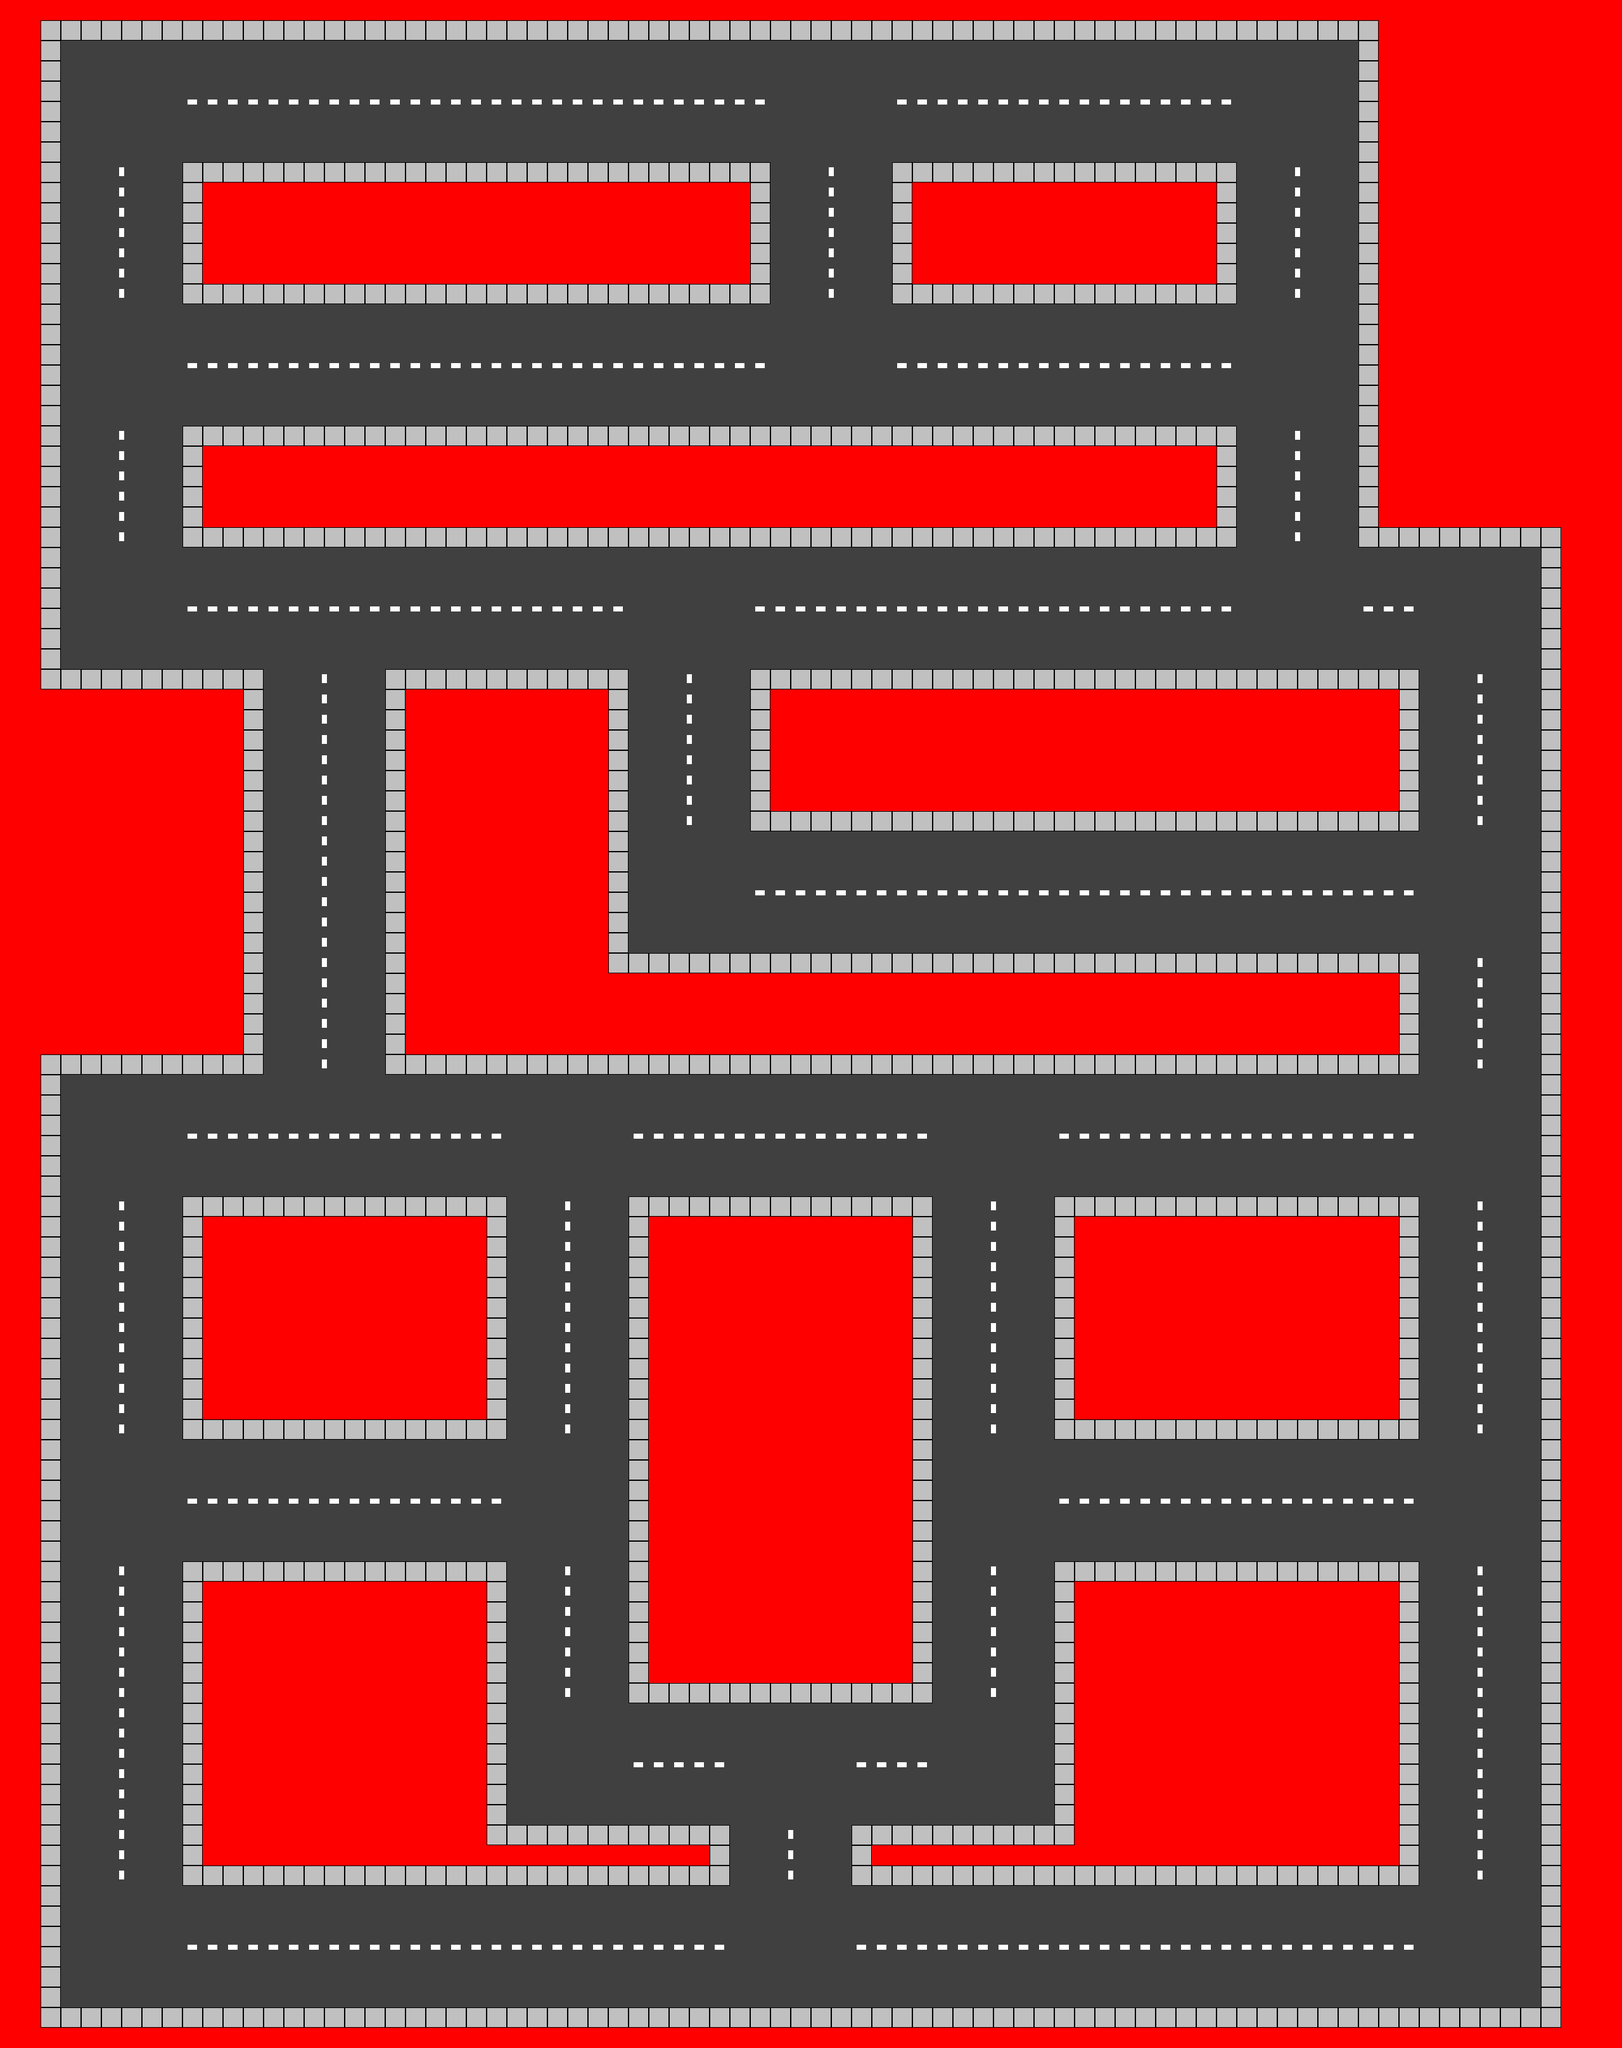

Tiled map render using the project's own tile images. Description and the map definition, with tile-layer contents summarised, below:
An orthogonal 80x101 tile map with 32x32 px tiles, 3 tile layers (Road, Pavement, Buildings) and 20 objects.

<map version="1.0" orientation="orthogonal" width="80" height="101" tilewidth="32" tileheight="32">
 <tileset firstgid="1" name="Road-Aidan" tilewidth="32" tileheight="32">
  <image source="Tilesets/Road-Aidan.png" width="1024" height="1024" />
 </tileset>
 <layer name="Road" width="80" height="101">
  <data>[8080 cells, 3961 non-empty, 52 distinct tile ids]</data>
 </layer>
 <layer name="Pavement" width="80" height="101">
  <data>[8080 cells, 1178 non-empty, 2 distinct tile ids]</data>
 </layer>
 <layer name="Buildings" width="80" height="101">
  <data>[8080 cells, 3116 non-empty, 3 distinct tile ids]</data>
 </layer>
 <objectgroup name="box2D" width="80" height="101">
  <object x="0" y="32" width="64" height="1056" />
  <object x="0" y="1088" width="384" height="576" />
  <object x="640" y="1088" width="320" height="576" />
  <object x="960" y="1536" width="1248" height="128" />
  <object x="1216" y="1088" width="992" height="192" />
  <object x="320" y="704" width="1600" height="128" />
  <object x="1440" y="288" width="480" height="160" />
  <object x="320" y="288" width="864" height="160" />
  <object x="2176" y="32" width="384" height="800" />
  <object x="0" y="0" width="2560" height="32" />
  <object x="2464" y="832" width="96" height="2368" />
  <object x="320" y="1920" width="448" height="320" />
  <object x="1024" y="1920" width="416" height="736" />
  <object x="1696" y="1920" width="512" height="320" />
  <object x="1696" y="2496" width="512" height="416" />
  <object x="320" y="2496" width="448" height="448" />
  <object x="768" y="2912" width="352" height="32" />
  <object x="1376" y="2912" width="832" height="32" />
  <object x="0" y="1664" width="64" height="1568" />
  <object x="64" y="3200" width="2496" height="32" />
 </objectgroup>
</map>
